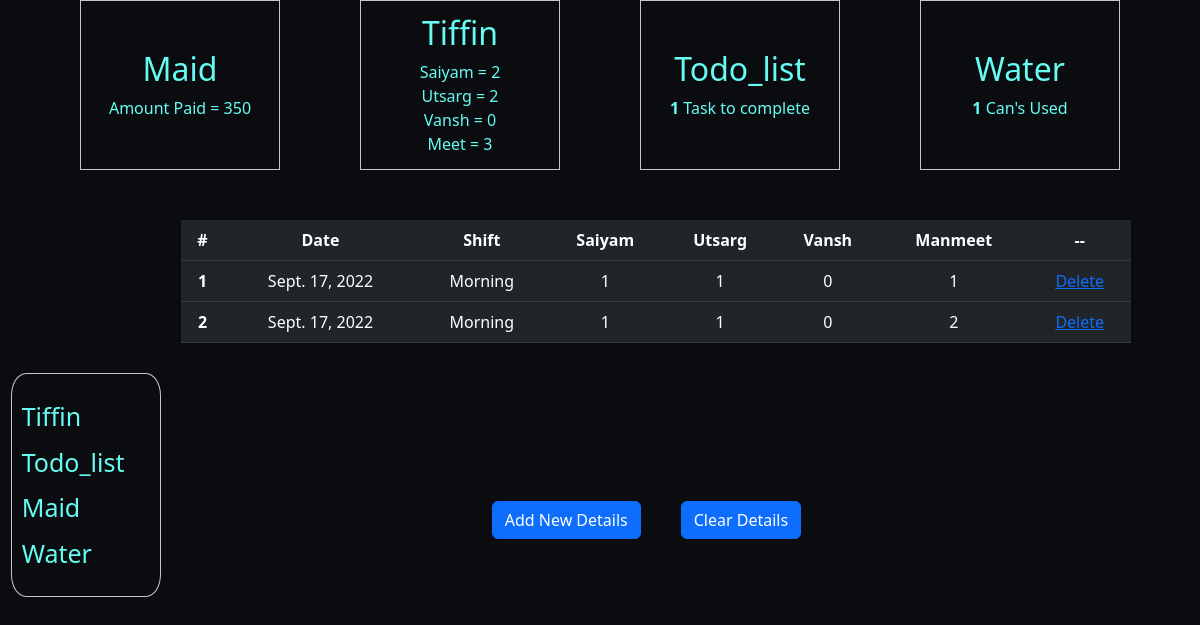
The page / on the database its author committed.
### base/models.py (models this page shows, shortened)
class Tiffin(models.Model):
    shifts = (("1", "Morning"), ("2", "Night"))
    sami = models.IntegerField(default=0)
    utsi = models.IntegerField(default=0)
    vanshi = models.IntegerField(default=0)
    meetu = models.IntegerField(default=0)
    shift = models.CharField(max_length = 1, choices = shifts, default="1")
    today_day = models.DateField(default=timezone.now)

### base/views.py (the view)
# urls.py: path("", views.index, name = "index"),
def index(request):
    todo_count = len(Todo_list.objects.all())
    water = Water.objects.all()
    water_cnt = 0
    for i in water:
        water_cnt += i.count
    arr = [0,0,0,0]
    tiffin = Tiffin.objects.all()
    for i in tiffin:
        arr[0] += i.sami
        arr[1] += i.utsi
        arr[2] += i.vanshi
        arr[3] += i.meetu
    maid = Maid.objects.all()
    amt_paid = 0
    for i in maid:
        amt_paid += i.amount
    data = {"water_cnt":water_cnt, "todo_cnt":todo_count, "sami":arr[0],
    "utsi":arr[1], "vanshi":arr[2], "meetu":arr[3], "amt_paid":amt_paid}
    data["tiffin"] = Tiffin.objects.all()
    return render(request, "index.html", data)

### base/templates/index.html (shortened to what this page needs)
{% extends 'base_temp.html' %}
{% block body %}
<div style="
    height: 280px;
    margin-top: 50px;
    margin-left:10px;
    ">
    <table class="table table-dark table-hover tablechange">
        <thead >
        <tr>
            <th scope="col">#</th>
            <th scope="col">Date</th>
            <th scope="col">Shift</th>
            <th scope="col">Saiyam</th>
            <th scope="col">Utsarg</th>
            <th scope="col">Vansh</th>
            <th scope="col">Manmeet</th>
            <th scope="col">--</th>
        </tr>
        </thead>
        <tbody>
            {% for data in tiffin%}
            <tr>
                <th scope="row">{{forloop.counter}}</th>
                <td>{{data.today_day}}</td>
                {% if data.shift == "1"%}
                    <td>Morning</td>
                {% else %}
                    <td>Night</td>
                {% endif %}
                <td>{{data.sami}}</td>
                <td>{{data.utsi}}</td>
                <td>{{data.vanshi}}</td>
                <td>{{data.meetu}}</td>
                <td><a href = "/dlt/{{data.id}}">Delete</a></td>
            </tr>
            {% endfor %}
        </tbody>
    </table>
</div>
<div class = "second_bottom">
    <a href="/new_tiffin"><button class = "btn btn-primary">Add New Details</button></a>
    <a href = "/dlt_all_tfn"> <button class = "btn btn-primary">Clear Details</button></a>
</div>
{% endblock %}

### base/templates/base_temp.html (shortened to what this page needs)
<!doctype html>
<html lang="en">
<head>
  <link href="https://cdn.jsdelivr.net/npm/bootstrap@5.2.1/dist/css/bootstrap.min.css" rel="stylesheet">
</head>
<body>
  <div class = "main">
    <div class = "header">
      <div class = "maid dfsz ">
          <h2>Maid</h2>
          <p>Amount Paid = {{amt_paid}}</p>
      </div>
      <div class = "tiffin dfsz">
        <h2>Tiffin</h2>
        <p>Saiyam = {{sami}}</p>
        <p>Utsarg = {{utsi}}</p>
        <p>Vansh = {{vanshi}}</p>
        <p>Meet = {{meetu}}</p>
      </div>
      <div class = "todo dfsz">
        <h2>Todo_list</h2>
        <p><b>{{todo_cnt}}</b> Task to complete</p>
      </div>
      <div class = "water dfsz" >
        <h2>Water</h2>
        <p><b>{{water_cnt}}</b> Can's Used</p>
      </div>
    </div>
    <div class = "bottom">
      <div class = "first">
        <div class = "insidebar">
          <a href = "/">Tiffin</a>
          <a href = "/todo">Todo_list</a>
          <a href = "/maid">Maid</a>
          <a href = "/water">Water</a>
        </div>
      </div>
      <div class = "second">
        {% block body %}
        {% endblock %}
      </div>
    </div>
  </div>
</body>
</html>

### rows shown on the page
Tiffin: today_day "Sept. 17, 2022", shift "Morning", sami "1", utsi "1", vanshi "0", meetu "1"
Tiffin: today_day "Sept. 17, 2022", shift "Morning", sami "1", utsi "1", vanshi "0", meetu "2"

### other values the page prints
{{ amt_paid }} "350"
{{ sami }} "2"
{{ utsi }} "2"
{{ vanshi }} "0"
{{ meetu }} "3"
{{ todo_cnt }} "1"
{{ water_cnt }} "1"
